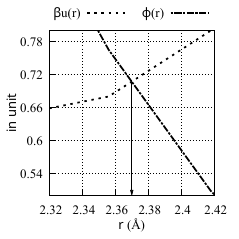

This figure's gnuplot source:
# arrow x coordinate
axc = 2.37002
# arrow tail x coordinate
atyc = 0.706933
# arrow head x coordinate
ahyc = 0.501

set arrow 1 from axc, atyc to axc, ahyc head filled size screen 0.02,15 lw 2 lc rgb "black" front

lwca = 'LWCA.RES'

set terminal eps enhanced background rgb 'white' \
    size 2.39, 2.39                                    \
    font "Times new roman,14pt"

set encoding iso_8859_1

set output 'sigma.eps'

#: range
xr_uf = 2.32
xr_ut = 2.42

yr_uf = 0.5
yr_ut = 0.8

set xr [xr_uf to xr_ut]
set yr [yr_uf to yr_ut]

#: tics
set xtics 0.0, 0.02 nomirror
set ytics 0.0, 0.06 nomirror

#: line styles

l_w = 5
set style line 11 dt (5,  10)                       lw l_w lc "black"
set style line 12 dt (5,  3, 15, 3) 		    lw l_w lc "black"

set xlabel "{/times-italic r} (\305)" offset 0, 0.5 font "times new roman,14"
set ylabel "{/times-italic in unit}" offset 2, 0 font "times new roman,14"

set grid
set size square

set key tmargin center offset 0, 0.05 horizontal maxrows 1 columns 2 \
           samplen 5 font "times new roman,14"

set margin 7.5, 3.7, 0.9, 0

pl lwca u 1:2 w l ls 11 title "{/Symbol b}u(r)", \
   ""   u 1:3 w l ls 12 title "{/Symbol f}(r)"